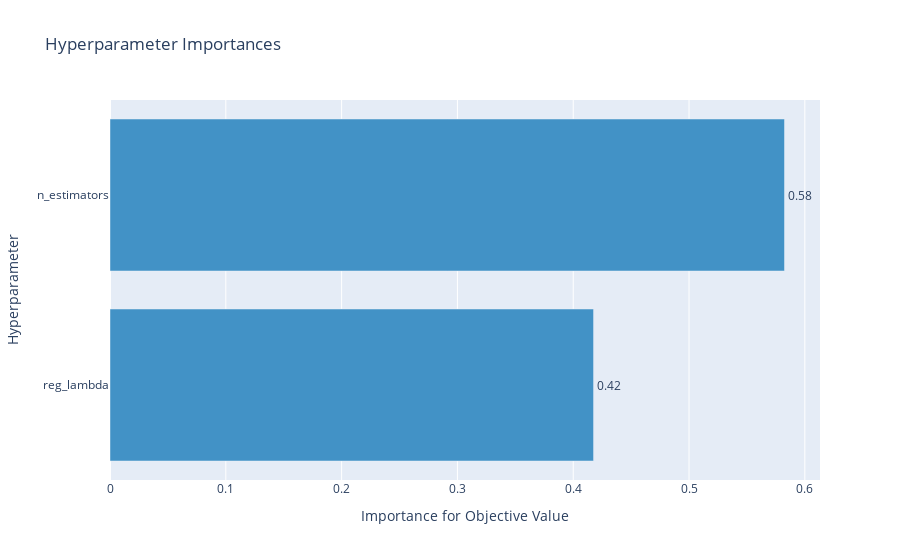

Write notebook code for a chart like this one.
### Code cell
# hyper-parameter들의 중요도
optuna.visualization.plot_param_importances(study)

### Figure 1 — Plotly figure (JSON) as saved in the notebook; plotly's stock layout.template omitted (floating-point values rounded to 4 significant figures)
{"data": [{"cliponaxis": false, "hovertemplate": ["reg_lambda (FloatDistribution): 0.41755680916178134<extra></extra>", "n_estimators (IntDistribution): 0.5824431908382187<extra></extra>"], "marker": {"color": "rgb(66,146,198)"}, "orientation": "h", "text": ["0.42", "0.58"], "textposition": "outside", "type": "bar", "x": [0.4176, 0.5824], "y": ["reg_lambda", "n_estimators"]}], "layout": {"showlegend": false, "title": {"text": "Hyperparameter Importances"}, "xaxis": {"title": {"text": "Importance for Objective Value"}}, "yaxis": {"title": {"text": "Hyperparameter"}}}}
